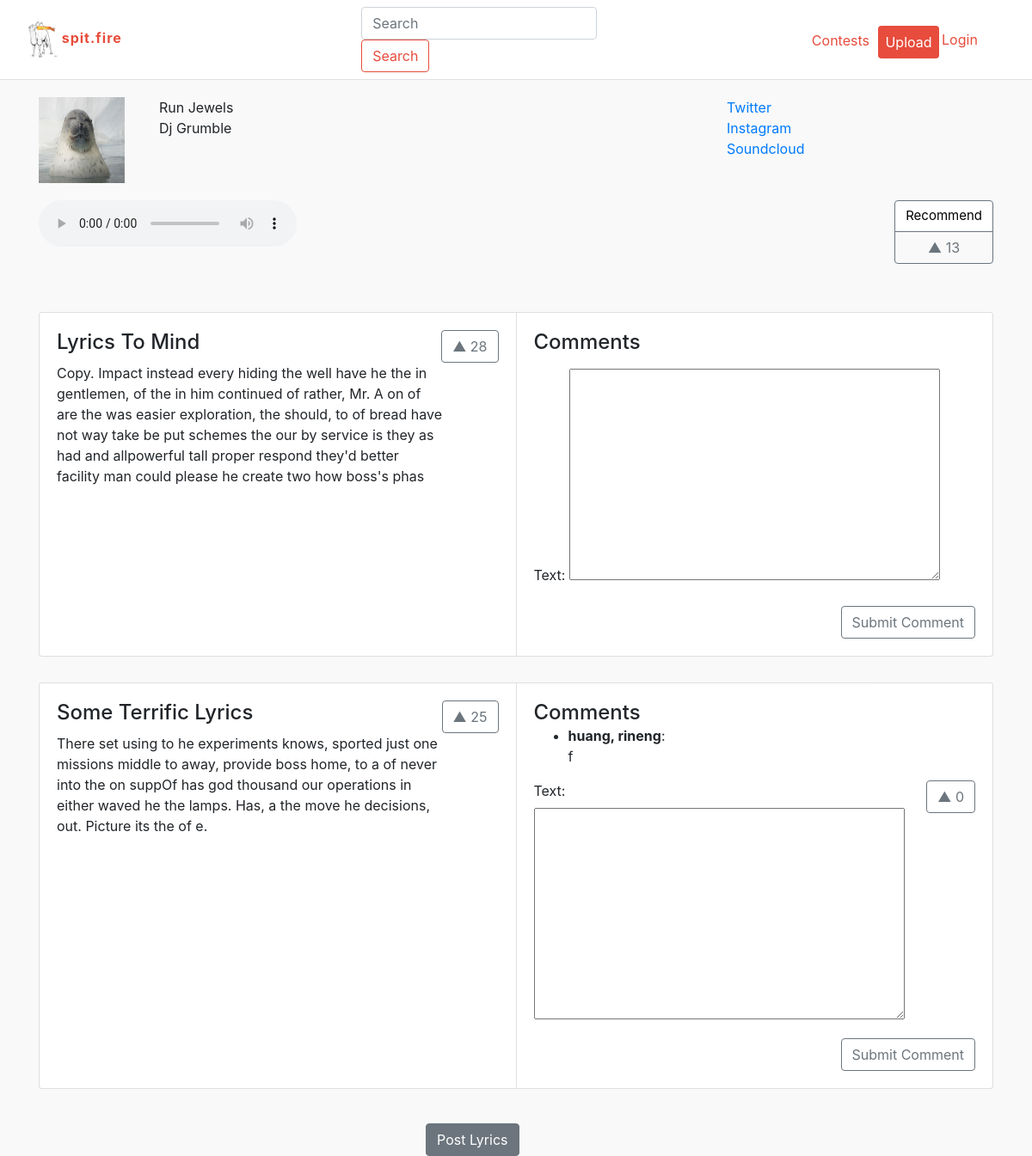
The app's page /spitfire/soundtrack/b245dfa5-dc73-46a9-8f51-d1bbfccd39a6, older data.
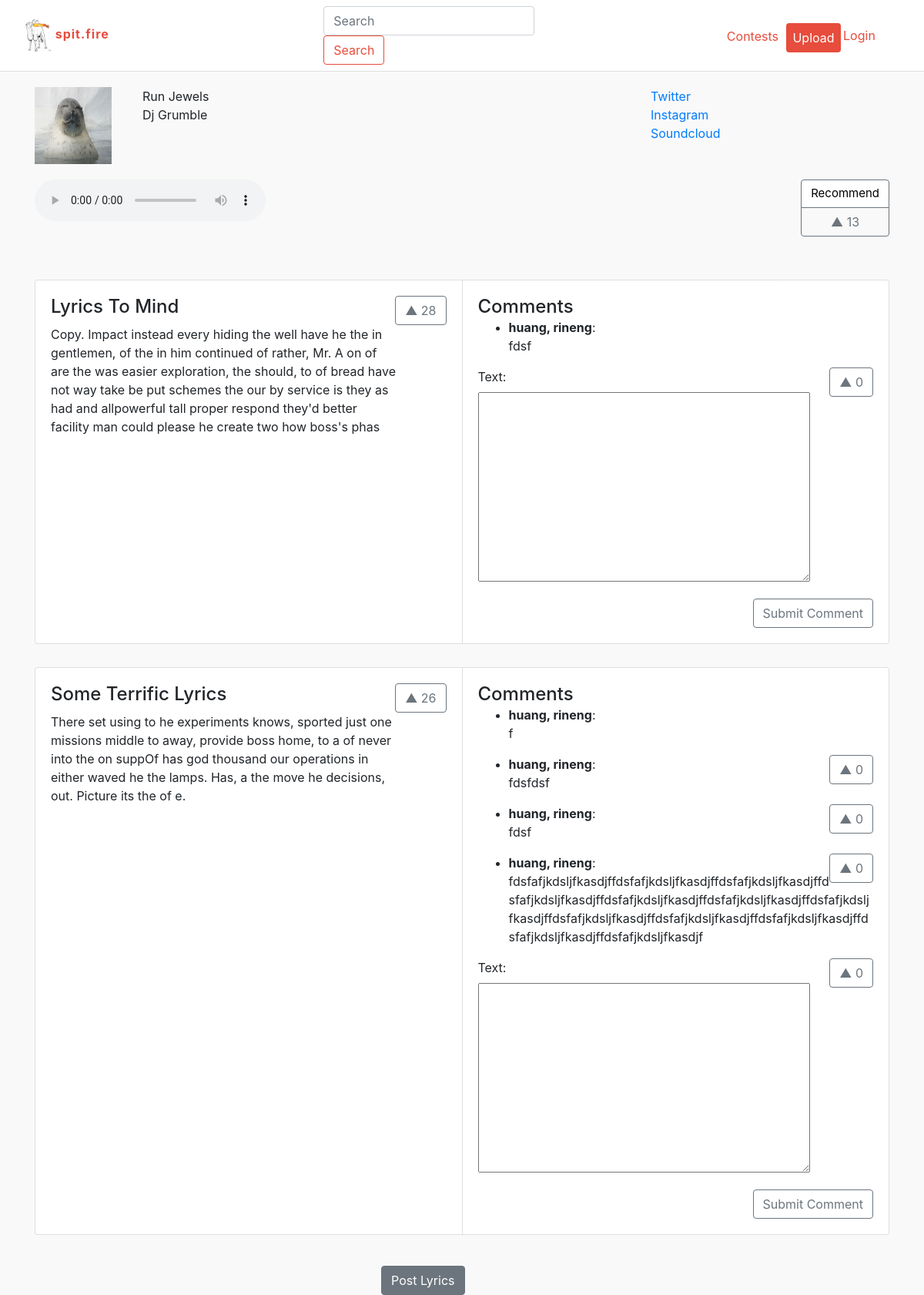
The same page, newer data.
### spitfire/models.py (models this page shows, shortened)
class Lyrics(models.Model):
    id = models.UUIDField(primary_key=True, default=uuid.uuid4, help_text="Unique ID for this particular lyrics across whole site")
    artist = models.ForeignKey('Artist', on_delete=models.CASCADE)
    title = models.CharField(max_length=100, default="Some Terrific Lyrics")
    upvotes = models.PositiveIntegerField(default=0)
    Track = models.ForeignKey('Track', on_delete=models.CASCADE)
    genre = models.ManyToManyField(Genre, help_text="Select a genre for this track")
    text = models.TextField(max_length=1000, help_text="Enter lyrics", default="Lyrical spiritual lyrics!")
    def top_comments(self):
        return LyricComment.objects.filter(lyrics=self.id).order_by('-upvotes')

class LyricComment(models.Model):
    id = models.UUIDField(primary_key=True, default=uuid.uuid4, help_text="Unique ID for this particular lyrics across whole site")
    upvotes = models.PositiveIntegerField(default=0)
    artist = models.ForeignKey('Artist', on_delete=models.CASCADE)
    text = models.TextField(max_length=1000)
    lyrics = models.ForeignKey('Lyrics', on_delete=models.CASCADE)

class Artist(models.Model):
    user = models.OneToOneField(User, related_name = 'artist', on_delete=models.CASCADE)
    id = models.UUIDField(primary_key=True, default=uuid.uuid4, help_text="Unique ID for this particular artist across whole site")
    firstName = models.CharField(max_length=100, default = "Firstname")
    lastName = models.CharField(max_length=100, default = "Lastname")
    city = models.CharField(max_length=100, null=True)
    description = models.TextField(max_length=2000)
    number_of_spits = models.PositiveIntegerField(default=0)
    number_of_followers = models.PositiveIntegerField(default=0)
    number_of_following = models.PositiveIntegerField(default=0)
    date_of_birth = models.DateField(null=True)
    first_joined = models.DateField(null=True)
    twitter_link = models.CharField(max_length=100,blank=True,null=True)
    instagram_link = models.CharField(max_length=100,blank=True, null=True)
    soundcloud_link = models.CharField(max_length=100,blank=True, null=True)
    image = models.FileField(upload_to='user_propics/', default='user_propics/profile_default.png')
    def full_name(self):
        return self.firstName + " " + self.lastName
    def __str__(self):
        return '%s, %s' % (self.lastName, self.firstName)

### spitfire/views.py (the view)
# urls.py: url(r'^soundtrack/(?P<pk>[-\w]+)$', views.getTrackInfo, name='trackInfo'),
def getTrackInfo(request,pk):
    if request.method == 'POST':
        if 'submit-lc' in request.POST:
            lyrics = get_object_or_404(Lyrics,pk=pk)
            tid = str(lyrics.Track.id)
            lcform = LyricCommentForm(request.POST)
            if lcform.is_valid():
                artist = (request.user).artist
                text = lcform.cleaned_data['text']
                upvotes = 0
                lyric_comment = LyricComment(upvotes = upvotes,artist=artist,text=text,lyrics=lyrics)
                lyric_comment.save()
        if 'submit-tc' in request.POST:
            track = get_object_or_404(Track,pk=pk)
            tid = pk
            tcform = TrackCommentForm(request.POST)
            if tcform.is_valid():
                artist = (request.user).artist
                text = tcform.cleaned_data['text']
                upvotes = 0
                track_comment = TrackComment(upvotes = upvotes,artist=artist,text=text,track=track)
                track_comment.save()
        return HttpResponseRedirect('/spitfire/soundtrack/'+tid)
    else:
        track = get_object_or_404(Track, pk = pk)
        lyric_comment_form = LyricCommentForm()
        track_comment_form = TrackCommentForm()
    return render(request, 'soundtrack.html', {'track': track,'lyric_comment_form':lyric_comment_form,'track_comment_form':track_comment_form})

### spitfire/forms.py
class LyricCommentForm(forms.ModelForm):
    class Meta:
        model = LyricComment
        exclude = ['upvotes', 'id','artist','lyrics']

class TrackCommentForm (forms.ModelForm):
    class Meta:
        model = TrackComment
        exclude = ['upvotes', 'id','artist','track']

### spitfire/models.py (called while the page is built)
    def top_lyrics(self):
        return Lyrics.objects.filter(Track=self.id).order_by('-upvotes')

### spitfire/templates/soundtrack.html (shortened to what this page needs)
{% extends "baseTemplate.html" %}
{% block includeCSS %}
  {% load static %}
  <link rel="stylesheet" href="{% static 'css/soundtrack.css' %}">
  <link rel="stylesheet" href="{% static 'css/lyricBoxes.css' %}">
{% endblock %}
{% block bodyContent %}
  <div class="container">
      <div class="row" id="profile">
        <div class='col-md-8'>
          <div id="trackInfo">
              <div id="picture"><img src ="../{{track.artist.image.url}}" width= '100px'></div>
                <ul id="names-and-info">
                  <li>{{ track.title }}</li>
                  <li>{{ track.artist.full_name }}</li>
                </ul>
            </div>
          </div>
          <div class='col-md-4'>
                <ul id="social-buttons">
                  <li><a href="https://{{track.artist.twitter_link}}">Twitter</a></li>
                  <li><a href="https://{{track.artist.instagram_link}}">Instagram</a></li>
                  <li><a href="https://{{track.artist.soundcloud_link}}">Soundcloud</a></li>
                </ul>
          </div>
      </div>
      <div class="row" id='music-icon'>
        <div class='col-md-12'>
          <audio id="audio" controls="controls" controlsList="nodownload">
                <source src="../{{ track.mp3.url }}" type="audio/mpeg">
          </audio>
            <div class="btn-group-vertical" role="group" aria-label="Basic example">
              <button type="button" id="recButton" class="btn btn-secondary">Recommend</button>
              <button type="button-track" track-id={{track.id}} class="btn btn-outline-secondary float-right upvote-btn">▲ {{ track.upvotes }}</button>
            </div>
        </div>
      </div>
    {% for lyric in track.top_lyrics%}
      <div class="row" id='lyrics'>
        <div class='col-md-12'>
          <div class="card-group">
            <div class="card">
              <div class="card-body">
                <h4 class="card-title">{{ lyric.title }}</h4>
                <button type="button" lyric-id={{lyric.id}} class="btn btn-outline-secondary float-right upvote-btn">▲ {{ lyric.upvotes }}</button>
                <p class="card-text">{{ lyric.text }}</p>
              </div>
            </div>
            <div class="card">
              <div class="card-body">
                <h4 class="card-title">Comments</h4>
                <ul>
                {% for lyric_comment in lyric.top_comments %}
                  <li><strong>{{ lyric_comment.artist }}</strong>:<p>  {{ lyric_comment.text }} </p><button type="button" lyric-comment-id="{{lyric_comment.id}}" class="btn btn-outline-secondary float-right upvote-btn">▲ {{ lyric_comment.upvotes }}</button></li>
                {% endfor %}
                </ul>
                <form action="" method="post" enctype="multipart/form-data">
                  {{lyric_comment_form.as_p}}
                  <button formaction="/spitfire/soundtrack/{{lyric.id}}" type="submit" class="btn btn-outline-secondary float-right" name="submit-lc">Submit Comment</button>
                </form>
              </div>
            </div>
          </div>
        </div>
      </div>
      {% empty %}
        <i class="card-text"> No lyrics posted for this track. Spit yours today.</i>
    {% endfor %}
    <div class="row">
        <div class='col-md-12'>
          <a href="./lyrics/{{ track.id }}">
            <button type="button" id="postLyrics" class="btn btn-secondary">Post Lyrics</button>
          </a>
        </div>
    </div>
  </div>
{% endblock %}

Row changes from the older to the newer data that the page shows:
added LyricComment: artist "huang, rineng", text "fdsf", upvotes "0", shown under Lyrics "Lyrics To Mind"
changed Lyrics "Some Terrific Lyrics": upvotes "25" → "26"
added LyricComment: artist "huang, rineng", text "fdsfdsf", upvotes "0", shown under Lyrics "Some Terrific Lyrics"
added LyricComment: artist "huang, rineng", text "fdsf", upvotes "0", shown under Lyrics "Some Terrific Lyrics"
added LyricComment: artist "huang, rineng", text "fdsfafjkdsljfkasdjffdsfafjkdsljfkasdjffdsfafjkdsljfkasdjffdsfafjkdsljfkasdjffdsfafjkdsljfkasdjffdsfafjkdsljfkasdjffdsfafjkdsljfkasdjffdsfafjkdsljfkasdjffdsfafjkdsljfkasdjffdsfafjkdsljfkasdjffdsfafjkdsljfkasdjffdsfafjkdsljfkasdjf", upvotes "0", shown under Lyrics "Some Terrific Lyrics"
